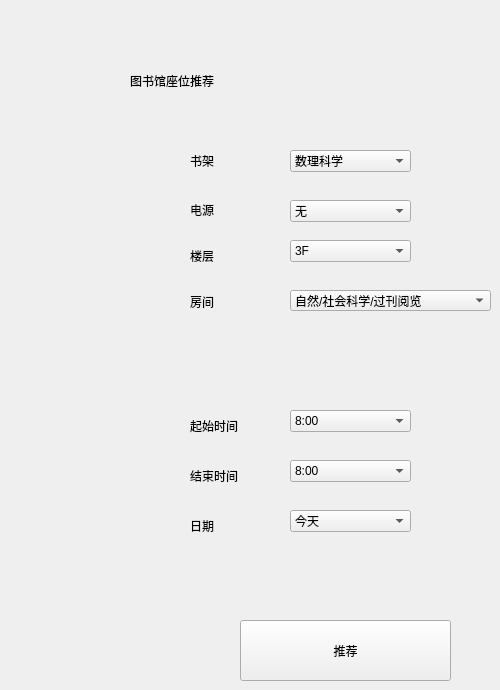
    <widget class="QWidget" name="stackedWidgetPage_Recommendation">
     <widget class="QLabel" name="label_8">
      <property name="geometry">
       <rect>
        <x>130</x>
        <y>60</y>
        <width>291</width>
        <height>41</height>
       </rect>
      </property>
      <property name="styleSheet">
       <string notr="true">QLabel{
	font: 75 18pt &quot;方正中等线繁体&quot;;
}</string>
      </property>
      <property name="text">
       <string>图书馆座位推荐</string>
      </property>
     </widget>
     <widget class="QLabel" name="label_9">
      <property name="geometry">
       <rect>
        <x>190</x>
        <y>150</y>
        <width>31</width>
        <height>21</height>
       </rect>
      </property>
      <property name="styleSheet">
       <string notr="true">QLabel{
	font: 75 12pt &quot;方正中等线繁体&quot;;
}</string>
      </property>
      <property name="text">
       <string>书架</string>
      </property>
     </widget>
     <widget class="QLabel" name="label_10">
      <property name="geometry">
       <rect>
        <x>190</x>
        <y>200</y>
        <width>54</width>
        <height>20</height>
       </rect>
      </property>
      <property name="styleSheet">
       <string notr="true">QLabel{
	font: 75 12pt &quot;方正中等线繁体&quot;;
}</string>
      </property>
      <property name="text">
       <string>电源</string>
      </property>
     </widget>
     <widget class="QLabel" name="label_11">
      <property name="geometry">
       <rect>
        <x>190</x>
        <y>245</y>
        <width>41</width>
        <height>21</height>
       </rect>
      </property>
      <property name="styleSheet">
       <string notr="true">QLabel{
	font: 75 12pt &quot;方正中等线繁体&quot;;
}</string>
      </property>
      <property name="text">
       <string>楼层</string>
      </property>
     </widget>
     <widget class="QLabel" name="label_12">
      <property name="geometry">
       <rect>
        <x>190</x>
        <y>291</y>
        <width>54</width>
        <height>21</height>
       </rect>
      </property>
      <property name="styleSheet">
       <string notr="true">QLabel{
	font: 75 12pt &quot;方正中等线繁体&quot;;
}</string>
      </property>
      <property name="text">
       <string>房间</string>
      </property>
     </widget>
     <widget class="QComboBox" name="comboBox_2_bookShelf">
      <property name="geometry">
       <rect>
        <x>290</x>
        <y>150</y>
        <width>121</width>
        <height>22</height>
       </rect>
      </property>
      <property name="styleSheet">
       <string notr="true">QComboBox{

	font: 75 12pt &quot;方正中等线繁体&quot;;

}</string>
      </property>
      <item>
       <property name="text">
        <string>数理科学</string>
       </property>
      </item>
      <item>
       <property name="text">
        <string>化学科学</string>
       </property>
      </item>
      <item>
       <property name="text">
        <string>生物科学</string>
       </property>
      </item>
      <item>
       <property name="text">
        <string>计算机学</string>
       </property>
      </item>
      <item>
       <property name="text">
        <string>自动化学</string>
       </property>
      </item>
      <item>
       <property name="text">
        <string>建筑科学</string>
       </property>
      </item>
      <item>
       <property name="text">
        <string>哲学</string>
       </property>
      </item>
      <item>
       <property name="text">
        <string>军事</string>
       </property>
      </item>
      <item>
       <property name="text">
        <string>社会主义</string>
       </property>
      </item>
      <item>
       <property name="text">
        <string>文学</string>
       </property>
      </item>
      <item>
       <property name="text">
        <string>艺术</string>
       </property>
      </item>
      <item>
       <property name="text">
        <string>历史</string>
       </property>
      </item>
      <item>
       <property name="text">
        <string>法律</string>
       </property>
      </item>
      <item>
       <property name="text">
        <string>政治</string>
       </property>
      </item>
      <item>
       <property name="text">
        <string>经济</string>
       </property>
      </item>
      <item>
       <property name="text">
        <string>数理杂志</string>
       </property>
      </item>
      <item>
       <property name="text">
        <string>计算机杂志</string>
       </property>
      </item>
      <item>
       <property name="text">
        <string>哲学杂志</string>
       </property>
      </item>
      <item>
       <property name="text">
        <string>生物杂志</string>
       </property>
      </item>
      <item>
       <property name="text">
        <string>医学杂志</string>
       </property>
      </item>
      <item>
       <property name="text">
        <string>化学杂志</string>
       </property>
      </item>
      <item>
       <property name="text">
        <string>军事杂志</string>
       </property>
      </item>
      <item>
       <property name="text">
        <string>政治杂志</string>
       </property>
      </item>
      <item>
       <property name="text">
        <string>经济杂志</string>
       </property>
      </item>
      <item>
       <property name="text">
        <string>建筑（英文）</string>
       </property>
      </item>
      <item>
       <property name="text">
        <string>艺术（英文）</string>
       </property>
      </item>
      <item>
       <property name="text">
        <string>法律（英文）</string>
       </property>
      </item>
     </widget>
     <widget class="QComboBox" name="comboBox_2_slot">
      <property name="geometry">
       <rect>
        <x>290</x>
        <y>200</y>
        <width>121</width>
        <height>22</height>
       </rect>
      </property>
      <item>
       <property name="text">
        <string>无</string>
       </property>
      </item>
      <item>
       <property name="text">
        <string>有</string>
       </property>
      </item>
     </widget>
     <widget class="QComboBox" name="comboBox_2_floorNumber">
      <property name="geometry">
       <rect>
        <x>290</x>
        <y>240</y>
        <width>121</width>
        <height>22</height>
       </rect>
      </property>
      <item>
       <property name="text">
        <string>3F</string>
       </property>
      </item>
      <item>
       <property name="text">
        <string>4F</string>
       </property>
      </item>
      <item>
       <property name="text">
        <string>5F</string>
       </property>
      </item>
     </widget>
     <widget class="QComboBox" name="comboBox_2_roomNumber">
      <property name="geometry">
       <rect>
        <x>290</x>
        <y>290</y>
        <width>201</width>
        <height>21</height>
       </rect>
      </property>
      <item>
       <property name="text">
        <string>自然/社会科学/过刊阅览</string>
       </property>
      </item>
      <item>
       <property name="text">
        <string>工业技术/文学艺术/自然报刊</string>
       </property>
      </item>
      <item>
       <property name="text">
        <string>多媒体阅览室/法律经济/社会报刊</string>
       </property>
      </item>
      <item>
       <property name="text">
        <string>西文图书</string>
       </property>
      </item>
     </widget>
     <widget class="QPushButton" name="pushButton_2To1">
      <property name="geometry">
       <rect>
        <x>30</x>
        <y>50</y>
        <width>41</width>
        <height>101</height>
       </rect>
      </property>
      <property name="styleSheet">
       <string notr="true">background: transparent;</string>
      </property>
      <property name="text">
       <string/>
      </property>
      <property name="flat">
       <bool>true</bool>
      </property>
     </widget>
     <widget class="QComboBox" name="comboBox_2_initialTime">
      <property name="geometry">
       <rect>
        <x>290</x>
        <y>410</y>
        <width>121</width>
        <height>22</height>
       </rect>
      </property>
      <property name="currentIndex">
       <number>0</number>
      </property>
      <item>
       <property name="text">
        <string>8:00</string>
       </property>
      </item>
      <item>
       <property name="text">
        <string>8.30</string>
       </property>
      </item>
      <item>
       <property name="text">
        <string>9:00</string>
       </property>
      </item>
      <item>
       <property name="text">
        <string>9:30</string>
       </property>
      </item>
      <item>
       <property name="text">
        <string>10:00</string>
       </property>
      </item>
      <item>
       <property name="text">
        <string>10:30</string>
       </property>
      </item>
      <item>
       <property name="text">
        <string>11:00</string>
       </property>
      </item>
      <item>
       <property name="text">
        <string>11:00</string>
       </property>
      </item>
      <item>
       <property name="text">
        <string>11:30</string>
       </property>
      </item>
      <item>
       <property name="text">
        <string>12:00</string>
       </property>
      </item>
      <item>
       <property name="text">
        <string>12:30</string>
       </property>
      </item>
      <item>
       <property name="text">
        <string>13:00</string>
       </property>
      </item>
      <item>
       <property name="text">
        <string>13:30</string>
       </property>
      </item>
      <item>
       <property name="text">
        <string>14:00</string>
       </property>
      </item>
      <item>
       <property name="text">
        <string>14:30</string>
       </property>
      </item>
      <item>
       <property name="text">
        <string>15:00</string>
       </property>
      </item>
      <item>
       <property name="text">
        <string>15:30</string>
       </property>
      </item>
      <item>
       <property name="text">
        <string>16:00</string>
       </property>
      </item>
      <item>
       <property name="text">
        <string>16:30</string>
       </property>
      </item>
      <item>
       <property name="text">
        <string>17:00</string>
       </property>
      </item>
      <item>
       <property name="text">
        <string>17:30</string>
       </property>
      </item>
      <item>
       <property name="text">
        <string>18:00</string>
       </property>
      </item>
      <item>
       <property name="text">
        <string>18:30</string>
       </property>
      </item>
      <item>
       <property name="text">
        <string>19:00</string>
       </property>
      </item>
      <item>
       <property name="text">
        <string>19:30</string>
       </property>
      </item>
      <item>
       <property name="text">
        <string>20:00</string>
       </property>
      </item>
      <item>
       <property name="text">
        <string>20:30</string>
       </property>
      </item>
      <item>
       <property name="text">
        <string>21:00</string>
       </property>
      </item>
     </widget>
     <widget class="QLabel" name="label_26">
      <property name="geometry">
       <rect>
        <x>190</x>
        <y>410</y>
        <width>71</width>
        <height>31</height>
       </rect>
      </property>
      <property name="styleSheet">
       <string notr="true">QLabel{
	font: 75 12pt &quot;方正中等线繁体&quot;;
}</string>
      </property>
      <property name="text">
       <string>起始时间</string>
      </property>
     </widget>
     <widget class="QLabel" name="label_27">
      <property name="geometry">
       <rect>
        <x>190</x>
        <y>460</y>
        <width>71</width>
        <height>31</height>
       </rect>
      </property>
      <property name="styleSheet">
       <string notr="true">QLabel{
	font: 75 12pt &quot;方正中等线繁体&quot;;
}</string>
      </property>
      <property name="text">
       <string>结束时间</string>
      </property>
     </widget>
     <widget class="QComboBox" name="comboBox_2_endTime">
      <property name="geometry">
       <rect>
        <x>290</x>
        <y>460</y>
        <width>121</width>
        <height>22</height>
       </rect>
      </property>
      <property name="currentIndex">
       <number>0</number>
      </property>
      <item>
       <property name="text">
        <string>8:00</string>
       </property>
      </item>
      <item>
       <property name="text">
        <string>8.30</string>
       </property>
      </item>
      <item>
       <property name="text">
        <string>9:00</string>
       </property>
      </item>
      <item>
       <property name="text">
        <string>9:30</string>
       </property>
      </item>
      <item>
       <property name="text">
        <string>10:00</string>
       </property>
      </item>
      <item>
       <property name="text">
        <string>10:30</string>
       </property>
      </item>
      <item>
       <property name="text">
        <string>11:00</string>
       </property>
      </item>
      <item>
       <property name="text">
        <string>11:00</string>
       </property>
      </item>
      <item>
       <property name="text">
        <string>11:30</string>
       </property>
      </item>
      <item>
       <property name="text">
        <string>12:00</string>
       </property>
      </item>
      <item>
       <property name="text">
        <string>12:30</string>
       </property>
      </item>
      <item>
       <property name="text">
        <string>13:00</string>
       </property>
      </item>
      <item>
       <property name="text">
        <string>13:30</string>
       </property>
      </item>
      <item>
       <property name="text">
        <string>14:00</string>
       </property>
      </item>
      <item>
       <property name="text">
        <string>14:30</string>
       </property>
      </item>
      <item>
       <property name="text">
        <string>15:00</string>
       </property>
      </item>
      <item>
       <property name="text">
        <string>15:30</string>
       </property>
      </item>
      <item>
       <property name="text">
        <string>16:00</string>
       </property>
      </item>
      <item>
       <property name="text">
        <string>16:30</string>
       </property>
      </item>
      <item>
       <property name="text">
        <string>17:00</string>
       </property>
      </item>
      <item>
       <property name="text">
        <string>17:30</string>
       </property>
      </item>
      <item>
       <property name="text">
        <string>18:00</string>
       </property>
      </item>
      <item>
       <property name="text">
        <string>18:30</string>
       </property>
      </item>
      <item>
       <property name="text">
        <string>19:00</string>
       </property>
      </item>
      <item>
       <property name="text">
        <string>19:30</string>
       </property>
      </item>
      <item>
       <property name="text">
        <string>20:00</string>
       </property>
      </item>
      <item>
       <property name="text">
        <string>20:30</string>
       </property>
      </item>
      <item>
       <property name="text">
        <string>21:00</string>
       </property>
      </item>
     </widget>
     <widget class="QPushButton" name="pushButton_2To3">
      <property name="geometry">
       <rect>
        <x>30</x>
        <y>460</y>
        <width>41</width>
        <height>101</height>
       </rect>
      </property>
      <property name="styleSheet">
       <string notr="true">background: transparent;</string>
      </property>
      <property name="text">
       <string/>
      </property>
      <property name="flat">
       <bool>true</bool>
      </property>
     </widget>
     <widget class="QComboBox" name="comboBox_2_DateSet">
      <property name="geometry">
       <rect>
        <x>290</x>
        <y>510</y>
        <width>121</width>
        <height>22</height>
       </rect>
      </property>
      <property name="currentIndex">
       <number>0</number>
      </property>
      <item>
       <property name="text">
        <string>今天</string>
       </property>
      </item>
      <item>
       <property name="text">
        <string>明天</string>
       </property>
      </item>
     </widget>
     <widget class="QLabel" name="label_30">
      <property name="geometry">
       <rect>
        <x>190</x>
        <y>510</y>
        <width>51</width>
        <height>31</height>
       </rect>
      </property>
      <property name="styleSheet">
       <string notr="true">QLabel{
	font: 75 12pt &quot;方正中等线繁体&quot;;
}</string>
      </property>
      <property name="text">
       <string>日期</string>
      </property>
     </widget>
     <widget class="QPushButton" name="pushButton_Recommendation">
      <property name="geometry">
       <rect>
        <x>240</x>
        <y>620</y>
        <width>211</width>
        <height>61</height>
       </rect>
      </property>
      <property name="styleSheet">
       <string notr="true">QLabel{
	font: 75 12pt &quot;方正中等线繁体&quot;;
}

</string>
      </property>
      <property name="text">
       <string>推荐</string>
      </property>
     </widget>
    </widget>
